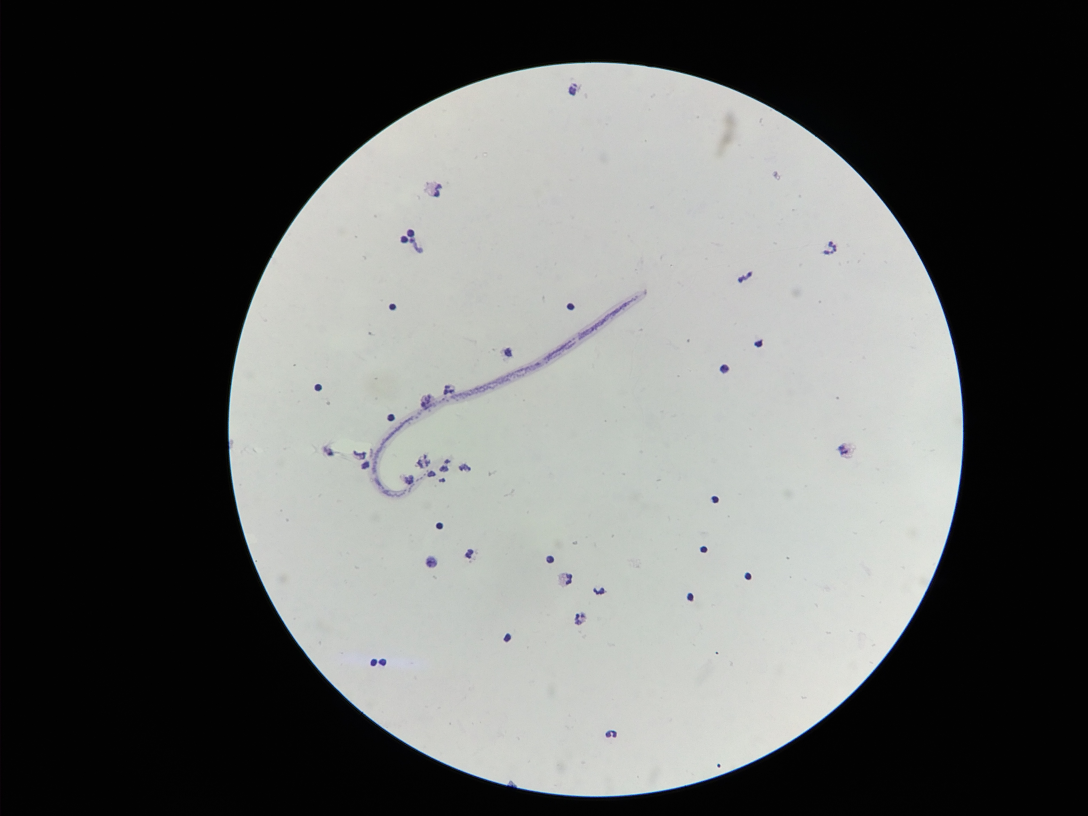
#> input picture CS180_MP2/filarioidea/filaria.jpg, 3264 x 2448 px (shown at 1/3 size); the run also reads 1 picture not shown here
$ python CS180MP2_WFV_Flores.py
#> lines starting #> are read from the running program, lines starting #| are printed output that depends on the picture
import numpy as np
import cv2
from sklearn.cluster import KMeans

choosy = int(input("1 - 2(+1 for black area) random centroids\n2 - Manually selected centroids\n3 - 5 Centroids\n4 - HSV\n5 - Cielab\n"))
#> the answer given: 1

if choosy == 1:
    #FILARIODIEA

    #Load the images for training
    img = cv2.imread('filarioidea/filaria.jpg')
#> img is the input picture: shape (2448, 3264, 3); mean B, G, R 96.6, 98.2, 96.8
    img2 = cv2.imread('filarioidea/filaria2.jpg')
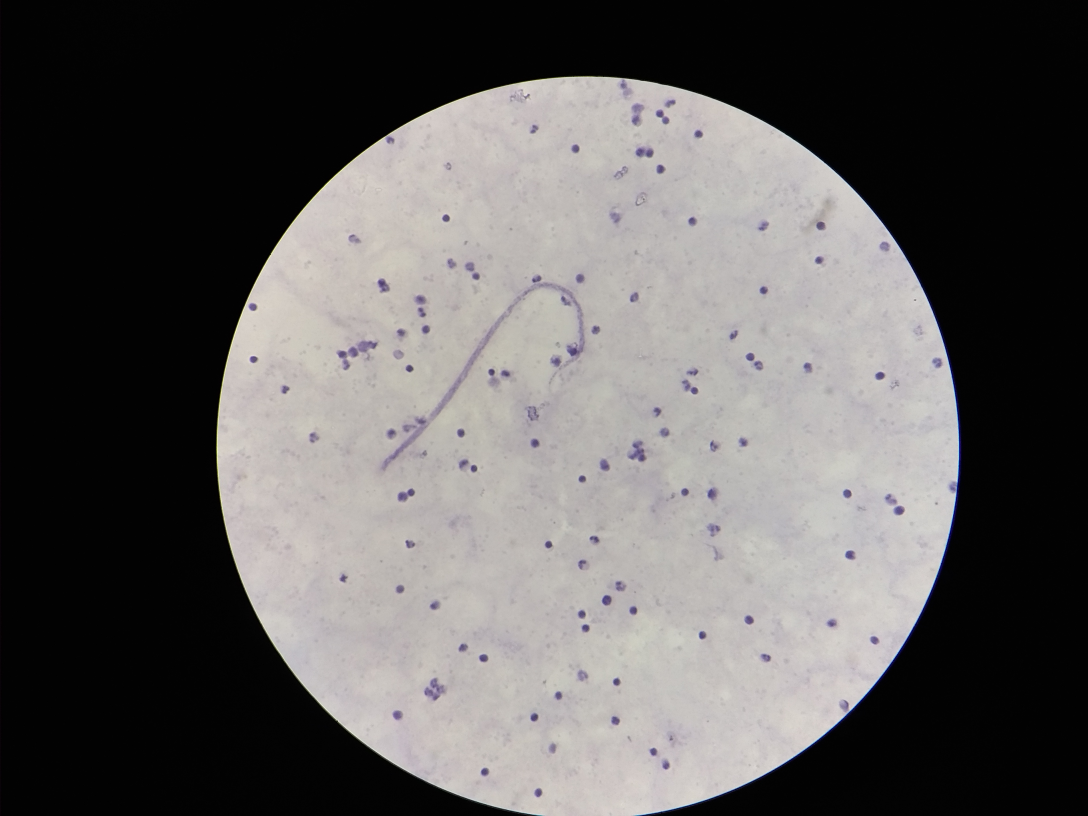
#> input picture CS180_MP2/filarioidea/filaria2.jpg, 3264 x 2448 px (shown at 1/3 size)
#> img2 is the input picture: shape (2448, 3264, 3); mean B, G, R 91.9, 92.6, 94.9
    trainer = np.vstack((img, img2))

    #Save image dimensions
    dim1 = img.shape[0]
#> dim1 = 2448
    dim2 = img.shape[1]
#> dim2 = 3264

    #Reshape the image from 3D to 2D
    trainer = np.reshape(trainer, (-1,3))

    #Perform KMeans (extra cluster for black portions)
    kmeans = KMeans(n_clusters=3).fit(trainer)

    #Upscale the labels
    labs = (kmeans.labels_/2)*255

    #Reshape the upscaled labels from 1D to 2D
    labs = np.reshape(labs, (dim1*2,dim2))

    #Predicting part
    pred1 = cv2.imread('filarioidea/filaria.jpg')
    pred2 = cv2.imread('filarioidea/filaria2.jpg')
    pred3 = cv2.imread('filarioidea/filaria3.jpg')
    pred4 = cv2.imread('filarioidea/filaria4.jpg')
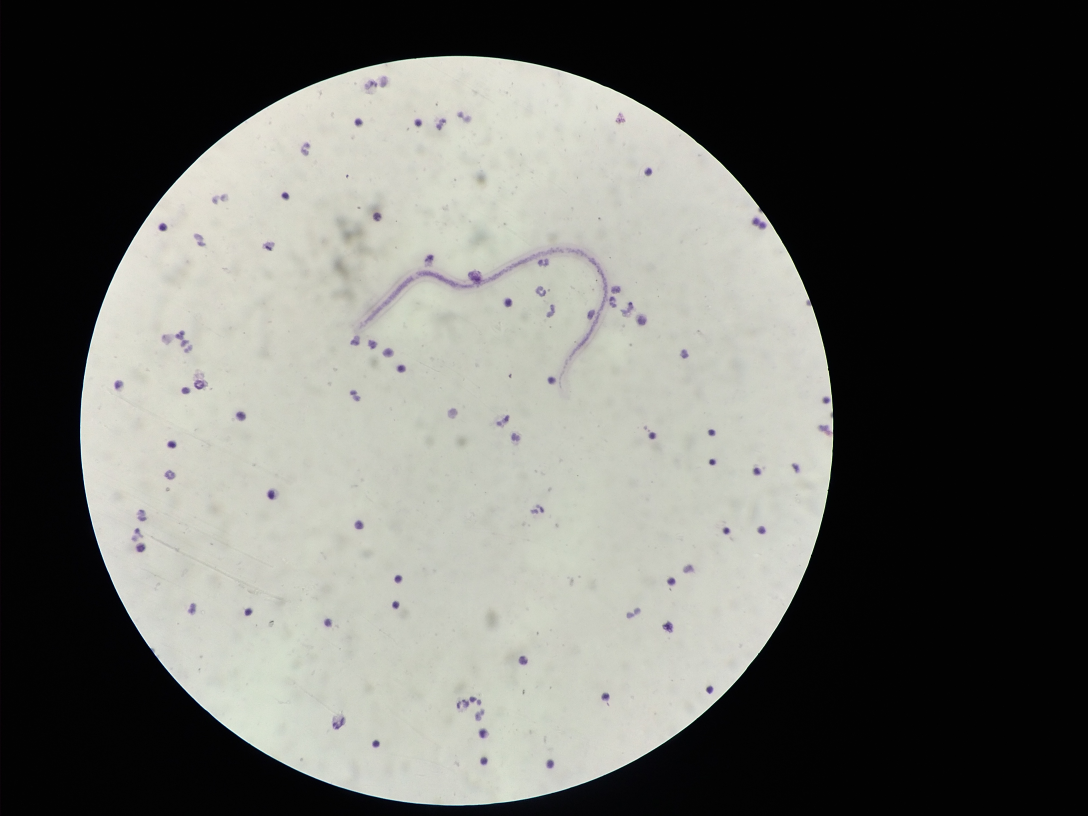
#> input picture CS180_MP2/filarioidea/filaria4.jpg, 3264 x 2448 px (shown at 1/3 size)
#> pred4 is the input picture: shape (2448, 3264, 3); mean B, G, R 99.4, 104.4, 103.8
    pred5 = cv2.imread('filarioidea/filaria5.jpg')
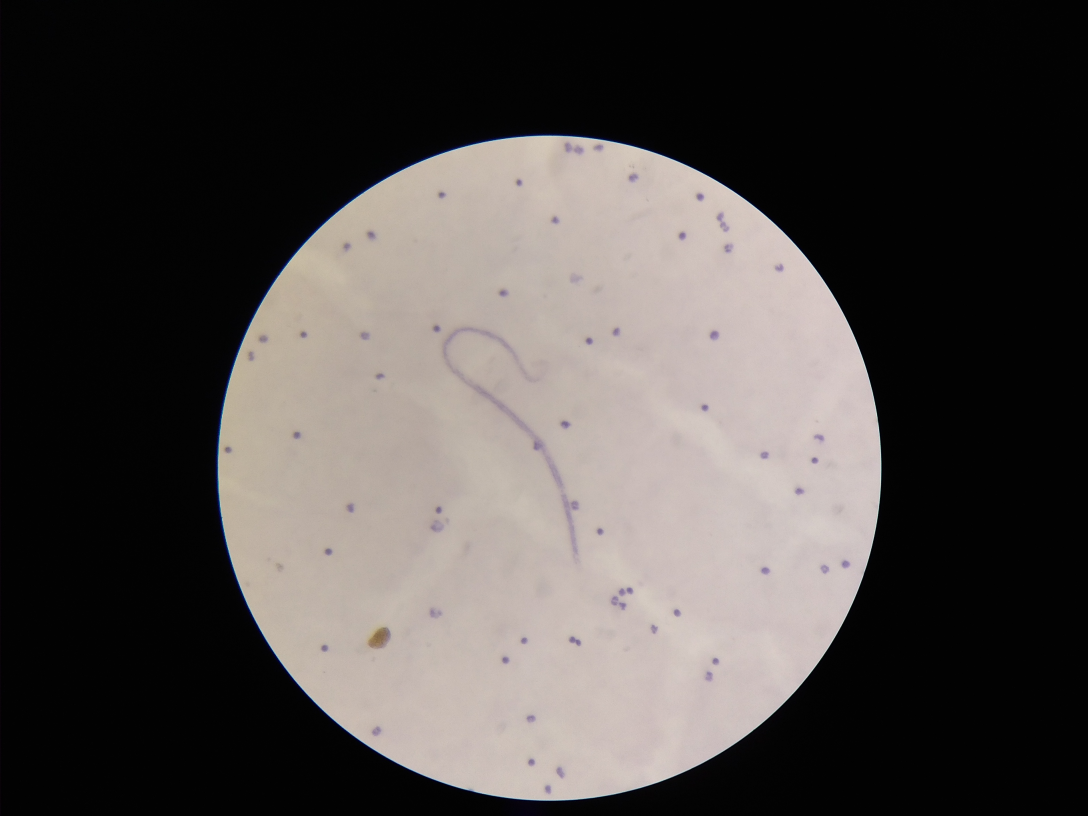
#> input picture CS180_MP2/filarioidea/filaria5.jpg, 3264 x 2448 px (shown at 1/3 size)
#> pred5 is the input picture: shape (2448, 3264, 3); mean B, G, R 71.1, 73.4, 78.2
    pred6 = cv2.imread('filarioidea/filaria6.jpg')
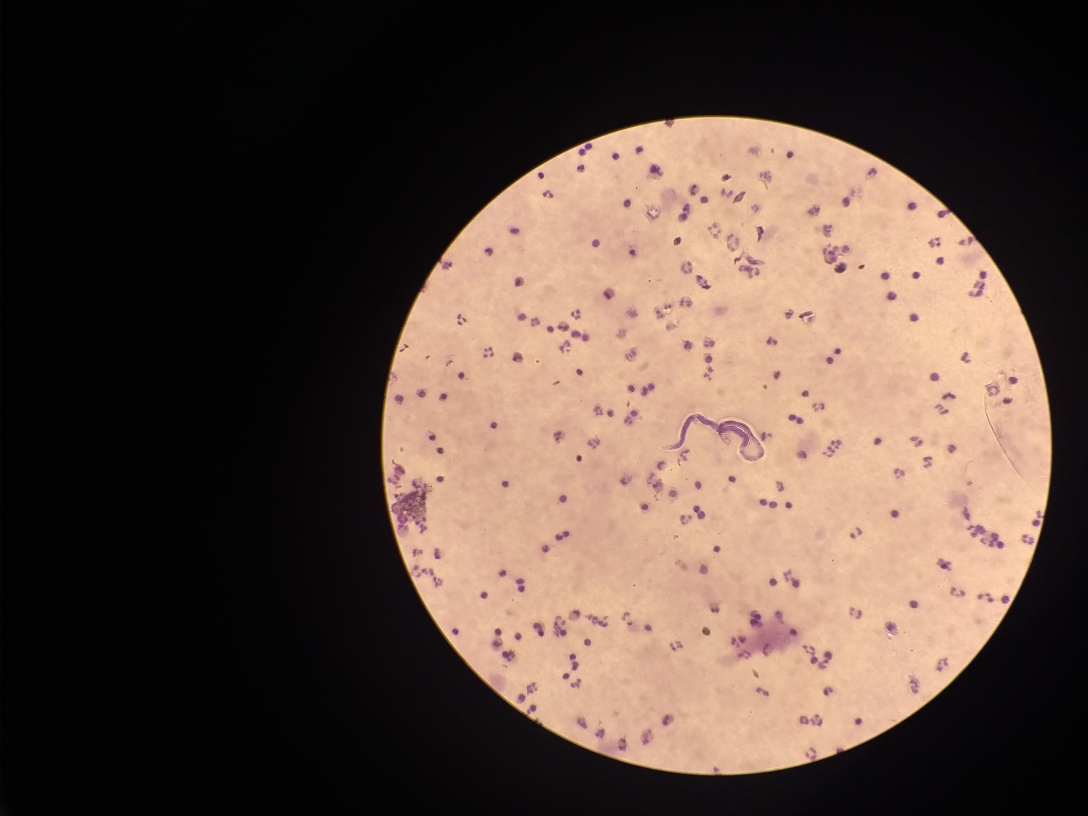
#> input picture CS180_MP2/filarioidea/filaria6.jpg, 3264 x 2448 px (shown at 1/3 size)
#> pred6 is the input picture: shape (2448, 3264, 3); mean B, G, R 63.4, 73.2, 92.1
    pred7 = cv2.imread('filarioidea/filaria7.jpg')
    pred8 = cv2.imread('filarioidea/filaria8.jpg')
    pred9 = cv2.imread('filarioidea/filaria9.jpg')
    pred10 = cv2.imread('filarioidea/filaria10.jpg')

    dim1_1 = pred1.shape[0]
#> dim1_1 = 2448
    dim1_2 = pred1.shape[1]
#> dim1_2 = 3264
    dim2_1 = pred2.shape[0]
#> dim2_1 = 2448
    dim2_2 = pred2.shape[1]
#> dim2_2 = 3264
    dim3_1 = pred3.shape[0]
#> dim3_1 = 2448
    dim3_2 = pred3.shape[1]
#> dim3_2 = 3264
    dim4_1 = pred4.shape[0]
#> dim4_1 = 2448
    dim4_2 = pred4.shape[1]
#> dim4_2 = 3264
    dim5_1 = pred5.shape[0]
#> dim5_1 = 2448
    dim5_2 = pred5.shape[1]
#> dim5_2 = 3264
    dim6_1 = pred6.shape[0]
#> dim6_1 = 2448
    dim6_2 = pred6.shape[1]
#> dim6_2 = 3264
#> (the run stopped early here; a loop or call above may not have finished)
